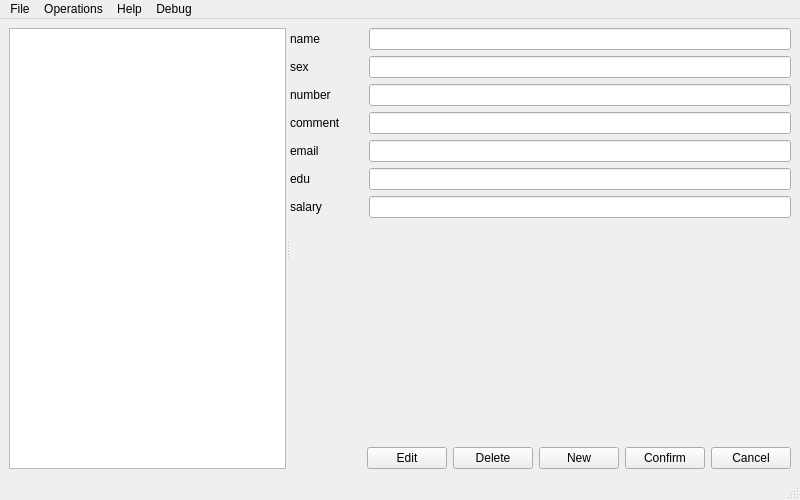
<?xml version="1.0" encoding="UTF-8"?>
<ui version="4.0">
 <class>MainWindow</class>
 <widget class="QMainWindow" name="MainWindow">
  <property name="geometry">
   <rect>
    <x>0</x>
    <y>0</y>
    <width>800</width>
    <height>500</height>
   </rect>
  </property>
  <property name="minimumSize">
   <size>
    <width>800</width>
    <height>500</height>
   </size>
  </property>
  <property name="windowTitle">
   <string>EmployeesDIR - 3.1</string>
  </property>
  <widget class="QWidget" name="centralwidget">
   <layout class="QHBoxLayout" name="centralLayout">
    <item>
     <widget class="QSplitter" name="splitter">
      <property name="orientation">
       <enum>Qt::Horizontal</enum>
      </property>
      <widget class="QListWidget" name="m_listWidget">
       <property name="minimumSize">
        <size>
         <width>200</width>
         <height>0</height>
        </size>
       </property>
      </widget>
      <widget class="QWidget" name="rightWidget">
       <layout class="QVBoxLayout" name="rightLayout">
        <!-- Row 0: Name -->
        <item>
         <layout class="QHBoxLayout" name="row0">
          <item>
           <widget class="QLabel" name="m_nameTitle">
            <property name="minimumSize">
             <size>
              <width>60</width>
              <height>0</height>
             </size>
            </property>
            <property name="text">
             <string>name</string>
            </property>
           </widget>
          </item>
          <item>
           <widget class="QLabel" name="m_nameLabel">
            <property name="textInteractionFlags">
             <set>Qt::TextSelectableByMouse</set>
            </property>
            <property name="text">
             <string/>
            </property>
           </widget>
          </item>
          <item>
           <widget class="QLineEdit" name="m_nameEdit">
            <property name="visible">
             <bool>false</bool>
            </property>
           </widget>
          </item>
         </layout>
        </item>
        <!-- Row 1: Sex -->
        <item>
         <layout class="QHBoxLayout" name="row1">
          <item>
           <widget class="QLabel" name="m_sexTitle">
            <property name="minimumSize">
             <size>
              <width>60</width>
              <height>0</height>
             </size>
            </property>
            <property name="text">
             <string>sex</string>
            </property>
           </widget>
          </item>
          <item>
           <widget class="QLabel" name="m_sexLabel">
            <property name="textInteractionFlags">
             <set>Qt::TextSelectableByMouse</set>
            </property>
            <property name="text">
             <string/>
            </property>
           </widget>
          </item>
          <item>
           <widget class="QLineEdit" name="m_sexEdit">
            <property name="visible">
             <bool>false</bool>
            </property>
           </widget>
          </item>
         </layout>
        </item>
        <!-- Row 2: Number -->
        <item>
         <layout class="QHBoxLayout" name="row2">
          <item>
           <widget class="QLabel" name="m_numberTitle">
            <property name="minimumSize">
             <size>
              <width>60</width>
              <height>0</height>
             </size>
            </property>
            <property name="text">
             <string>number</string>
            </property>
           </widget>
          </item>
          <item>
           <widget class="QLabel" name="m_numberLabel">
            <property name="textInteractionFlags">
             <set>Qt::TextSelectableByMouse</set>
            </property>
            <property name="text">
             <string/>
            </property>
           </widget>
          </item>
          <item>
           <widget class="QLineEdit" name="m_numberEdit">
            <property name="visible">
             <bool>false</bool>
            </property>
           </widget>
          </item>
         </layout>
        </item>
        <!-- Row 3: Comment -->
        <item>
         <layout class="QHBoxLayout" name="row3">
          <item>
           <widget class="QLabel" name="m_commentTitle">
            <property name="minimumSize">
             <size>
              <width>60</width>
              <height>0</height>
             </size>
            </property>
            <property name="text">
             <string>comment</string>
            </property>
           </widget>
          </item>
          <item>
           <widget class="QLabel" name="m_commentLabel">
            <property name="textInteractionFlags">
             <set>Qt::TextSelectableByMouse</set>
            </property>
            <property name="text">
             <string/>
            </property>
           </widget>
          </item>
          <item>
           <widget class="QLineEdit" name="m_commentEdit">
            <property name="visible">
             <bool>false</bool>
            </property>
           </widget>
          </item>
         </layout>
        </item>
        <!-- Row 4: Email -->
        <item>
         <layout class="QHBoxLayout" name="row4">
          <item>
           <widget class="QLabel" name="m_emailTitle">
            <property name="minimumSize">
             <size>
              <width>60</width>
              <height>0</height>
             </size>
            </property>
            <property name="text">
             <string>email</string>
            </property>
           </widget>
          </item>
          <item>
           <widget class="QLabel" name="m_emailLabel">
            <property name="textInteractionFlags">
             <set>Qt::TextSelectableByMouse</set>
            </property>
            <property name="text">
             <string/>
            </property>
           </widget>
          </item>
          <item>
           <widget class="QLineEdit" name="m_emailEdit">
            <property name="visible">
             <bool>false</bool>
            </property>
           </widget>
          </item>
         </layout>
        </item>
        <!-- Row 5: Education -->
        <item>
         <layout class="QHBoxLayout" name="row5">
          <item>
           <widget class="QLabel" name="m_eduTitle">
            <property name="minimumSize">
             <size>
              <width>60</width>
              <height>0</height>
             </size>
            </property>
            <property name="text">
             <string>edu</string>
            </property>
           </widget>
          </item>
          <item>
           <widget class="QLabel" name="m_eduLabel">
            <property name="textInteractionFlags">
             <set>Qt::TextSelectableByMouse</set>
            </property>
            <property name="text">
             <string/>
            </property>
           </widget>
          </item>
          <item>
           <widget class="QLineEdit" name="m_eduEdit">
            <property name="visible">
             <bool>false</bool>
            </property>
           </widget>
          </item>
         </layout>
        </item>
        <!-- Row 6: Salary -->
        <item>
         <layout class="QHBoxLayout" name="row6">
          <item>
           <widget class="QLabel" name="m_salaryTitle">
            <property name="minimumSize">
             <size>
              <width>60</width>
              <height>0</height>
             </size>
            </property>
            <property name="text">
             <string>salary</string>
            </property>
           </widget>
          </item>
          <item>
           <widget class="QLabel" name="m_salaryLabel">
            <property name="textInteractionFlags">
             <set>Qt::TextSelectableByMouse</set>
            </property>
            <property name="text">
             <string/>
            </property>
           </widget>
          </item>
          <item>
           <widget class="QLineEdit" name="m_salaryEdit">
            <property name="visible">
             <bool>false</bool>
            </property>
           </widget>
          </item>
         </layout>
        </item>
        <!-- Stretch -->
        <item>
         <spacer name="verticalSpacer">
          <property name="orientation">
           <enum>Qt::Vertical</enum>
          </property>
          <property name="sizeHint" stdset="0">
           <size>
            <width>20</width>
            <height>40</height>
           </size>
          </property>
         </spacer>
        </item>
        <!-- Buttons -->
        <item>
         <layout class="QHBoxLayout" name="btnLayout">
          <item>
           <spacer name="btnSpacer">
            <property name="orientation">
             <enum>Qt::Horizontal</enum>
            </property>
            <property name="sizeHint" stdset="0">
             <size>
              <width>40</width>
              <height>20</height>
             </size>
            </property>
           </spacer>
          </item>
          <item>
           <widget class="QPushButton" name="m_editBtn">
            <property name="text">
             <string>Edit</string>
            </property>
           </widget>
          </item>
          <item>
           <widget class="QPushButton" name="m_deleteBtn">
            <property name="text">
             <string>Delete</string>
            </property>
           </widget>
          </item>
          <item>
           <widget class="QPushButton" name="m_newBtn">
            <property name="text">
             <string>New</string>
            </property>
           </widget>
          </item>
          <item>
           <widget class="QPushButton" name="m_confirmBtn">
            <property name="text">
             <string>Confirm</string>
            </property>
           </widget>
          </item>
          <item>
           <widget class="QPushButton" name="m_cancelBtn">
            <property name="text">
             <string>Cancel</string>
            </property>
           </widget>
          </item>
         </layout>
        </item>
       </layout>
      </widget>
     </widget>
    </item>
   </layout>
  </widget>
  <widget class="QMenuBar" name="menubar">
   <property name="geometry">
    <rect>
     <x>0</x>
     <y>0</y>
     <width>800</width>
     <height>22</height>
    </rect>
   </property>
   <widget class="QMenu" name="menuFile">
    <property name="title">
     <string>File</string>
    </property>
    <addaction name="actionSave"/>
    <addaction name="actionOpen"/>
    <addaction name="separator"/>
    <addaction name="actionSettings"/>
    <addaction name="separator"/>
    <addaction name="actionExit"/>
   </widget>
   <widget class="QMenu" name="menuOperations">
    <property name="title">
     <string>Operations</string>
    </property>
    <addaction name="actionNewEmployee"/>
    <addaction name="actionEditInfo"/>
    <addaction name="actionDeleteEmployee"/>
   </widget>
   <widget class="QMenu" name="menuHelp">
    <property name="title">
     <string>Help</string>
    </property>
    <addaction name="actionAbout"/>
   </widget>
   <widget class="QMenu" name="menuDebug">
    <property name="title">
     <string>Debug</string>
    </property>
    <addaction name="actionTestDebug"/>
    <addaction name="actionErrorFormDebug"/>
    <addaction name="actionDbConnectDebug"/>
   </widget>
   <addaction name="menuFile"/>
   <addaction name="menuOperations"/>
   <addaction name="menuHelp"/>
   <addaction name="menuDebug"/>
  </widget>
  <widget class="QStatusBar" name="statusbar"/>
  <action name="actionSave">
   <property name="text">
    <string>Save</string>
   </property>
  </action>
  <action name="actionOpen">
   <property name="text">
    <string>Open</string>
   </property>
  </action>
  <action name="actionSettings">
   <property name="text">
    <string>Settings</string>
   </property>
  </action>
  <action name="actionExit">
   <property name="text">
    <string>Exit</string>
   </property>
  </action>
  <action name="actionNewEmployee">
   <property name="text">
    <string>New Employee</string>
   </property>
  </action>
  <action name="actionEditInfo">
   <property name="text">
    <string>Edit Info</string>
   </property>
  </action>
  <action name="actionDeleteEmployee">
   <property name="text">
    <string>Delete Employee</string>
   </property>
  </action>
  <action name="actionAbout">
   <property name="text">
    <string>About</string>
   </property>
  </action>
  <action name="actionTestDebug">
   <property name="text">
    <string>Test Debug</string>
   </property>
  </action>
  <action name="actionErrorFormDebug">
   <property name="text">
    <string>Error Form Debug</string>
   </property>
  </action>
  <action name="actionDbConnectDebug">
   <property name="text">
    <string>DB Connect Debug</string>
   </property>
  </action>
 </widget>
 <resources/>
 <connections/>
</ui>
